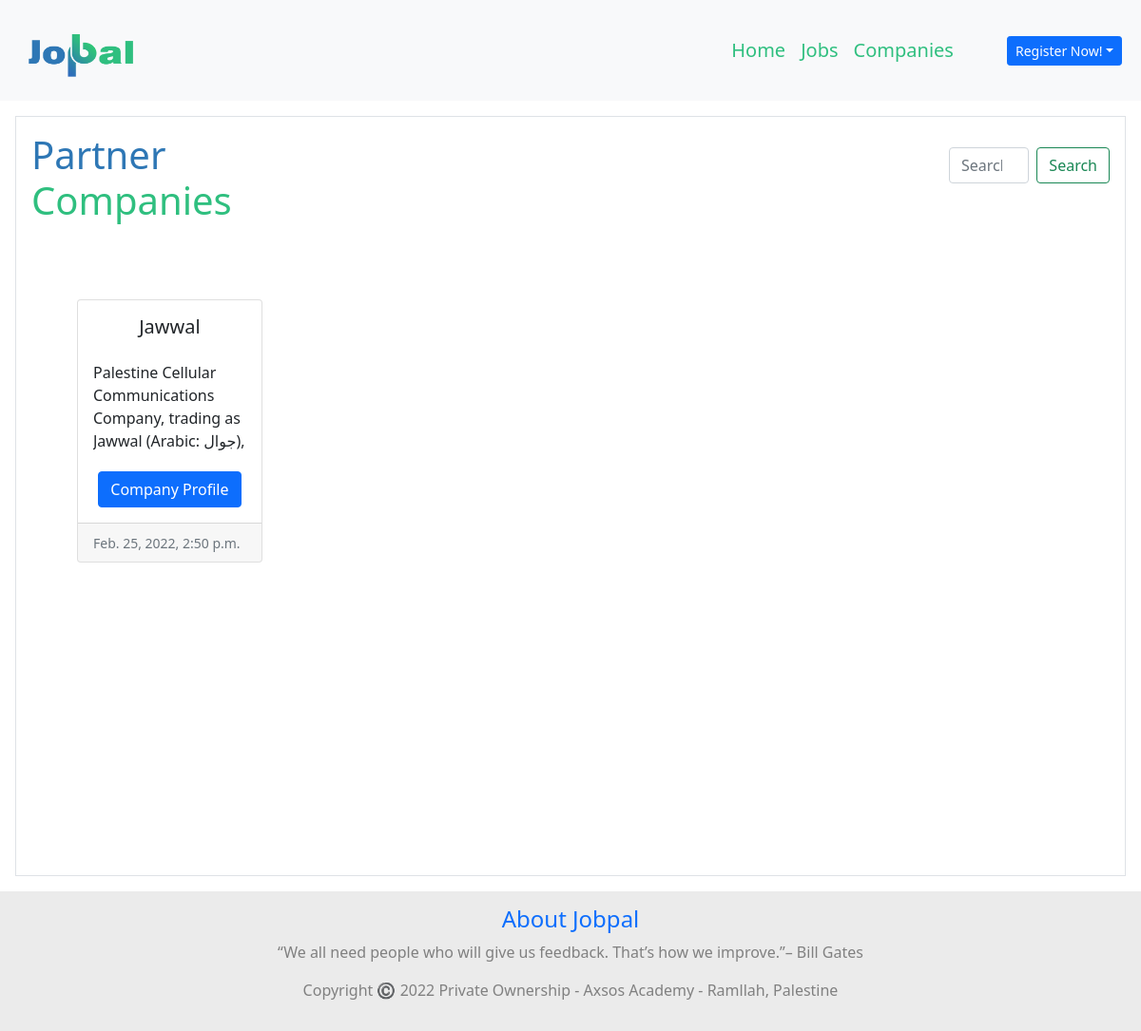
The page /companies on the database as committed earlier.
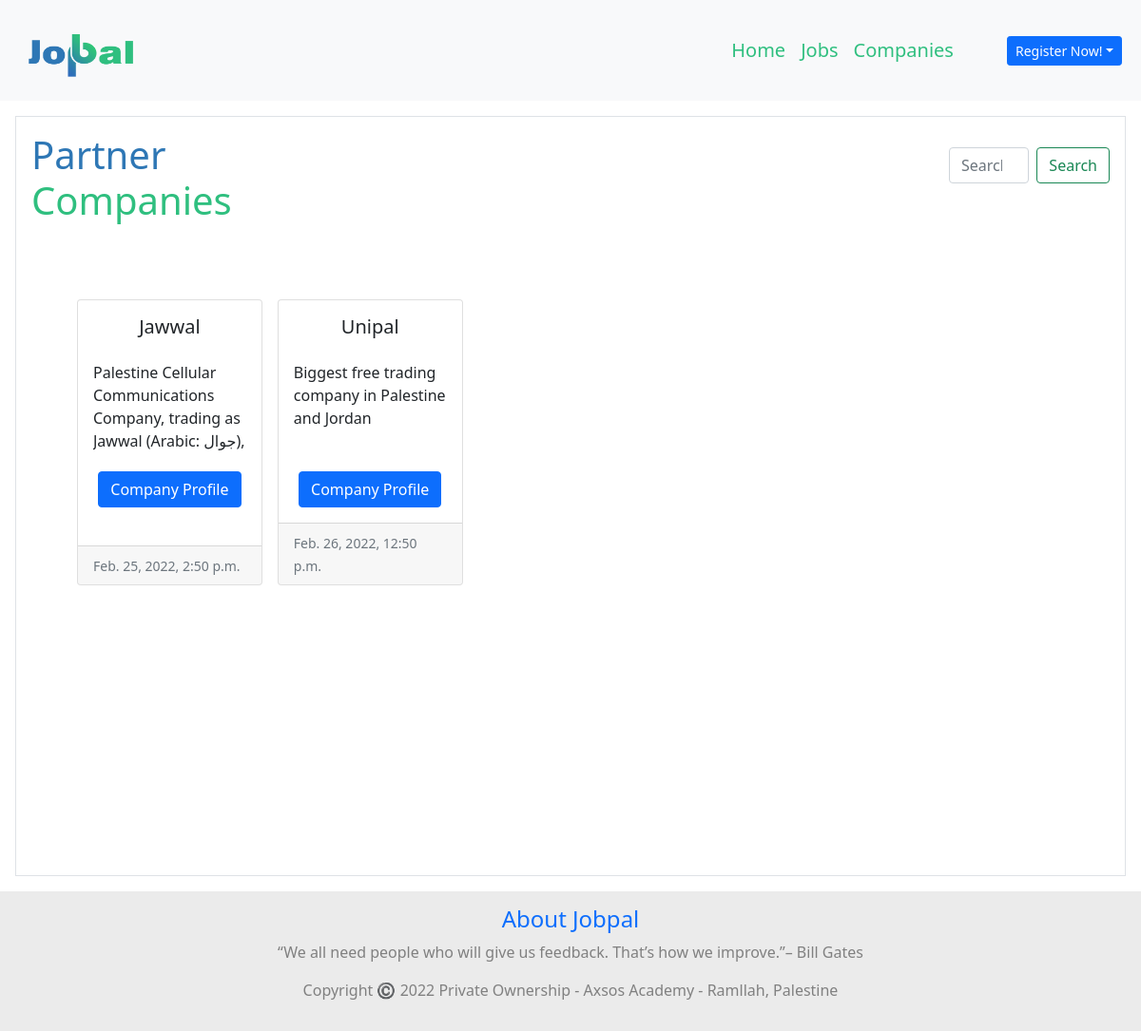
The same page on the database as committed later.
### log_reg/models.py (models this page shows)
class Company(models.Model):
    company_name=models.CharField(max_length=90)
    location=models.CharField(max_length=90)
    desc=models.TextField()
    email=models.CharField(max_length=90)
    category=models.CharField(max_length=90)
    password=models.CharField(max_length=90)
    created_at = models.DateTimeField(auto_now_add=True)
    updated_at = models.DateTimeField(auto_now=True)
    objects = CompanyManager()

### jobpal_app/views.py (the view)
# urls.py: path('companies', views.companies),
def companies(request):
    context={
        'all_companies':Company.objects.all()
    }
    return render (request, 'company_list.html',context)

### jobpal_app/templates/company_list.html (shortened to what this page needs)
<!DOCTYPE html>
<html lang="en">
<head>
	{% load static %}
	<link href="https://cdn.jsdelivr.net/npm/bootstrap@5.1.3/dist/css/bootstrap.min.css" rel="stylesheet"
 />
</head>
<body>
	<nav class="navbar navbar-expand-lg navbar-light bg-light p-2">
        <div class="container-fluid">
            <a class="navbar-brand me-5" href="/"><img
                    src="{% static 'img\Untitled-1 copy.png' %}"
                    alt="logo" style="width: 130px; height: 80px;"></a>
            <div class="collapse navbar-collapse justify-content-end" id="navbarNav">
                <ul class="navbar-nav">
                    <li class="nav-item">
                        <a class="nav-link active" aria-current="page" href="/"
                            style="color: #2FBF7F; font-size: 20px;">Home</a>
                    </li>
                    <li class="nav-item">
                        <a class="nav-link" href="/jobs" style="color: #2FBF7F; font-size: 20px;">Jobs</a>
                    </li>
                    <li class="nav-item">
                        <a class="nav-link" href="/companies" style="color: #2FBF7F; font-size: 20px;">Companies</a>
                    </li>
                </ul>
            </div>
                <div class="dropdown">
                {% if request.session.user_id or request.session.company_id %}
                    <a class="btn btn-primary  btn-sm ms-5 " href="/logout" role="button" id="dropdownMenuLink"
                     aria-expanded="false">
                   Logout</a>
                {% else %}
                    <a class="btn btn-primary dropdown-toggle btn-sm ms-5 " href="#" role="button" id="dropdownMenuLink"
                    data-bs-toggle="dropdown" aria-expanded="false">
                    Register Now!</a>
                {% endif %}
            </div>
        </div>
    </nav>
	<div class="container-lg-fluid m-3 p-3 border" style="height: 100vh;">
		<div class="row justify-content-between mb-4">
			<div class="col-4"><h1  style="color:#2E77B5;">Partner <span style="color: #2FBF7F;">Companies</span></h1></div>
			<div class="col-2">
				<form class="d-flex mt-3" action="jobs/search" >
					<input class="form-control me-2" name="search_bar" type="search" placeholder="Search for jobs" id="jobs" aria-label="Search">
					<button class="btn btn-outline-success" type="submit">Search</button>
				</form>
			</div>
		</div>
		<div class="row  row-cols-2 row-cols-lg-5 g-2 g-lg-3  p-5" >
			{% for company in all_companies %}
			<div class="col-3 ">
				<div class="card h-100 ">
					<div class="card-body">
						<h5 class="card-title text-center mb-4" >{{company.company_name}}</h5>
						<p class="card-text " style="height: 100px;overflow: hidden;text-overflow: ellipsis;">{{company.desc}}</p>
						<form action="companies/{{company.id}}" class="text-center"  >
							<button type="submit" class="btn btn-primary text-center">Company Profile</button>
						</form>
					</div>
					<div class="card-footer">
						<small class="text-muted">{{company.updated_at}}</small>
					</div>
				</div>
			</div>
			{% endfor %}
		</div>
	</div>
	<footer style="background-color:#ebebeb;padding: 15px;text-align: center;">
		<h4><a href="#" style="text-decoration: none;">About Jobpal</a></h4>
		<p style="color: gray;">“We all need people who will give us feedback. That’s how we improve.”– Bill Gates</p>
        <p style="color: gray;">Copyright ©️ 2022 Private Ownership - Axsos Academy - Ramllah, Palestine</p>
	  </footer >
</body>
</html>

Rows that differ between the two databases and show on the page:
added Company: company_name "Unipal", desc "Biggest free trading company in Palestine and Jordan", updated_at "Feb. 26, 2022, 12:50 p.m."
